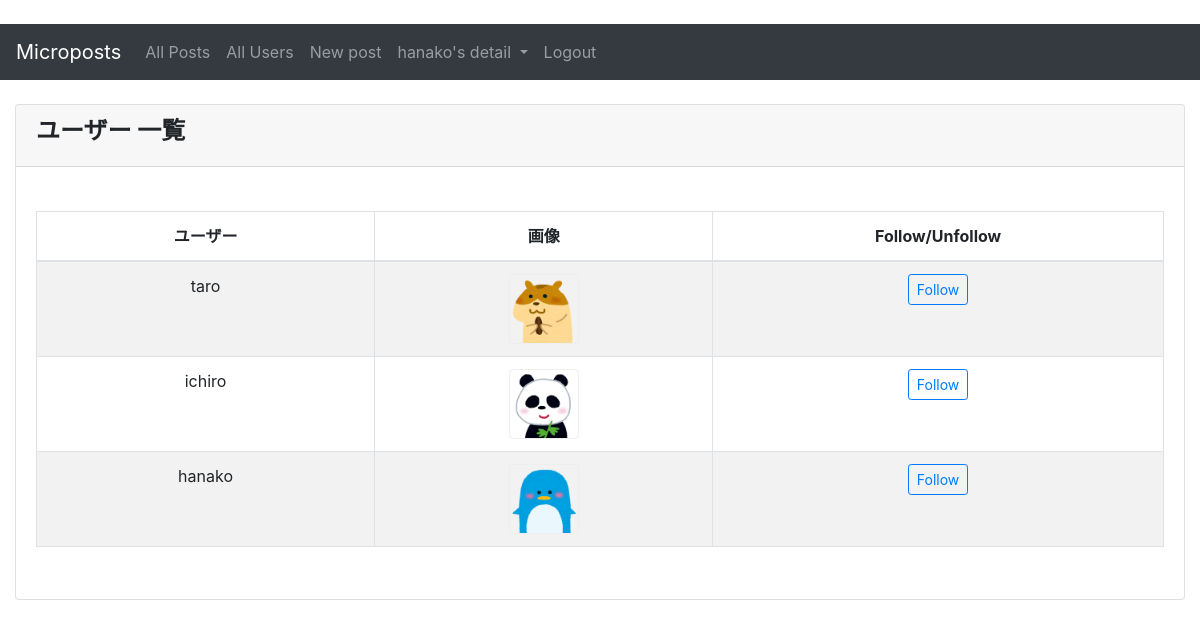
The app's page /accounts/userlist/ (signed in), older data.
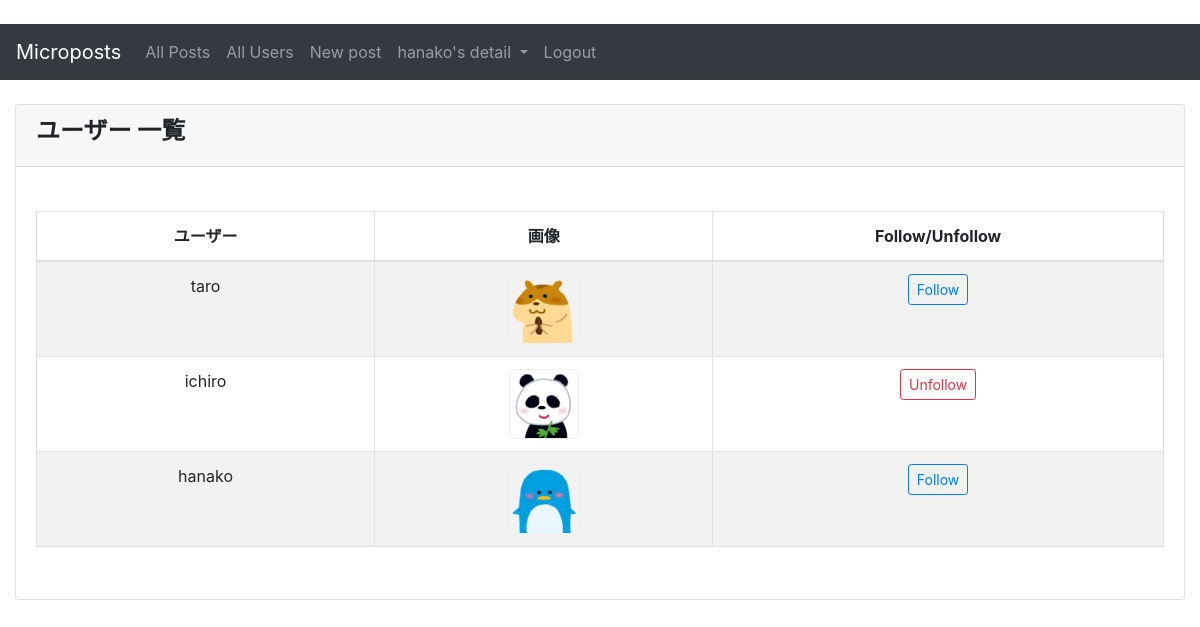
The same page, newer data.
### accounts/models.py (models this page shows, shortened)
class User(AbstractBaseUser, PermissionsMixin):
    username = models.CharField(max_length=50, unique=True)
    email = models.EmailField(max_length=50, unique=True)
    is_active = models.BooleanField(default=True)
    is_staff = models.BooleanField(default=False)
    avatar = models.ImageField(blank=True, null=True)
    EMAIL_FIELD = 'email'
    USERNAME_FIELD = 'username'
    REQUIRED_FIELDS = ['email']
    objects = UserManager()
    favourite_post = models.ManyToManyField(
        'microposts.Post', blank=True,
        verbose_name='お気に入りの投稿'
    )

### accounts/views.py (the view)
# urls.py: path('userlist/', UserListView.as_view(), name='userlist'),
class UserListView(LoginRequiredMixin, ListView):
    template_name = 'accounts/userlist.html'
    model = User
    def get_queryset(self):
        return User.objects.all()
    def get_context_data(self, **kwargs): # 追加
        context = super().get_context_data(**kwargs)
        user = self.request.user
        followings = (Relationship.objects.filter(follower_id=user.id)).values_list('following_id')
        context['following_list'] = User.objects.filter(id__in=followings)
        return context

### templates/accounts/userlist.html (shortened to what this page needs)
{% extends 'base.html' %}
{% block content %}
    <div class="content-wrapper">
        <div class="container-fluid">
            <div class="card mb-3">
                <div class="card-header">
                    <h4><b> ユーザー 一覧</b></h4>
                </div>
                <div class="card-body">
                    <div class="table table-responsive">
                        <table id='user_list' width="100%" class="table table-striped table-bordered table-hover">
                            <thead>
                            <tr>
                                <th class="text-center">ユーザー</th>
                                <th class="text-center">画像</th>
                                <th class="text-center">Follow/Unfollow</th>
                            </tr>
                            </thead>
                            <tbody>
                            {% for item in object_list %}
                                <tr class="odd gradeX text-center">
                                    <td class="text-center" style="width: 30%">{{ item.username }}</td>
                                    <td class="text-center" style="width: 30%">
                                    {% if item.avatar %}
                                        <img class="rounded img-fluid mx-auto d-block" src="{{ item.avatar.url }}" id="avatar-thumbnail" alt="avatar_thumbnail">
                                    {% else %}
                                        <img class="rounded img-fluid mx-auto d-block" alt="プロフィール更新から画像が登録できます">
                                    {% endif %}</td>
                                    <td class="text-center" style="width: 40%">
                                    {% if item in following_list %}
                                        <form action="{% url 'accounts:rm_relation' pk=item.id %}" method="post">
                                            <button type="submit" class="btn btn-outline-danger btn-sm" name="button">
                                                Unfollow
                                            </button>
                                        </form>
                                    {% else %}
                                        <form action="{% url 'accounts:mk_relation' pk=item.id %}" method="post">
                                            <button type="submit" class="btn btn-outline-primary btn-sm" name="button">
                                                Follow
                                            </button>
                                        </form>
                                    {% endif %}
                                    </td>
                                </tr>
                            {% endfor %}
                            </tbody>
                        </table>
                    </div>
                </div>
            </div>
        </div>
    </div>
{% endblock %}

### templates/base.html (shortened to what this page needs)
{% load static %}
<!DOCTYPE html>
<html lang="ja">
<head>
    <link rel="stylesheet" href="https://stackpath.bootstrapcdn.com/bootstrap/4.3.1/css/bootstrap.min.css"
>
    <link rel="stylesheet" href="{% static 'CSS/style.css' %}">
    <link rel="stylesheet" href="{% static 'CSS/magnific-popup.css' %}">
    {% load bootstrap4 %}
</head>
<body>
<header class="mb-4">
    <nav class="navbar navbar-expand-sm navbar-dark bg-dark">
        <a class="navbar-brand" href="#">Microposts</a>
        <div class="collapse navbar-collapse" id="navbarSupportedContent">
            <ul class="navbar-nav navbar-left">
            {% if user.is_authenticated %}
                <li class="nav-item">
                    <a class="nav-link" href="{% url 'microposts:postlist' %}">All Posts</a>
                </li>
                <li class="nav-item">
                    <a class="nav-link" href="{% url 'accounts:userlist' %}">All Users</a>
                </li>
                <li class="nav-item">
                    <a class="nav-link" href="{% url 'microposts:create' %}">New post</a>
                </li>
                <li class="nav-item dropdown">
                    <a class="nav-link dropdown-toggle" href="#" id="navbarDropdownMenuLink" role="button"
                    data-toggle="dropdown" aria-haspopup="true" aria-expanded="false">
                        {{ user.username }}'s detail </a>
                </li>
            {% endif %}
            </ul>
            <ul class="navbar-nav navbar-right">
            {% if user.is_authenticated %}
                <li class="nav-item">
                    <a class="nav-link" href="{% url 'accounts:logout' %}">Logout</a>
                </li>
            {% endif %}
            </ul>
        </div>
    </nav>
</header>
{% block content %}
{% endblock content %}
<link rel="stylesheet" href="https://rawgit.com/enyo/dropzone/master/dist/dropzone.css">
</body>
</html>

### static/CSS/style.css (style rules this page uses)
#avatar-thumbnail { height: 70px; width: 70px; object-fit: cover; border-radius: 20%; border: 1px solid #eee; }

Row changes from the older to the newer data that the page shows:
changed User "ichiro": text "Follow" → "Unfollow"
